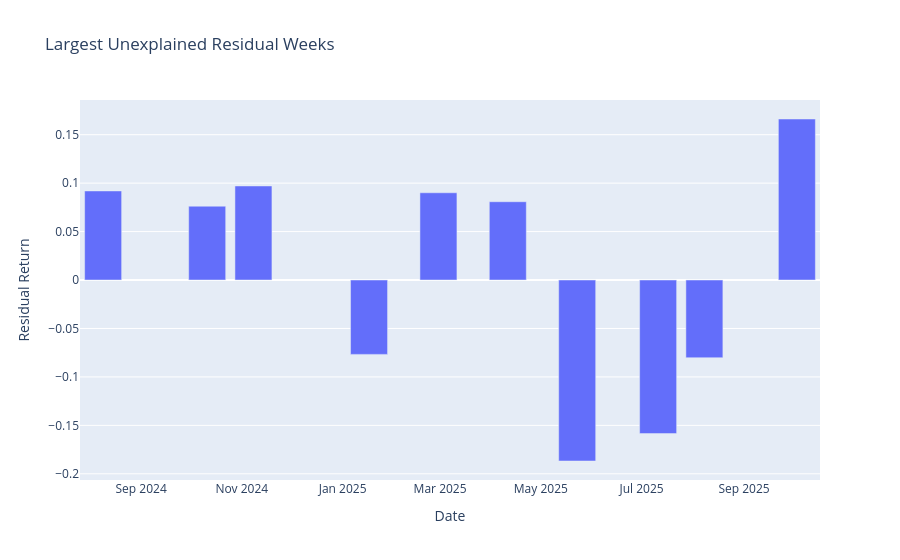

This figure's notebook cell:
### Code cell
plot_largest_residuals(fico_largest_residuals)

### Figure 1 — Plotly figure (JSON) as saved in the notebook; plotly's stock layout.template omitted (floating-point values rounded to 4 significant figures)
{"data": [{"hovertemplate": "Date=%{x}<br>Residual Return=%{y}<extra></extra>", "legendgroup": "", "marker": {"color": "#636efa", "pattern": {"shape": ""}}, "name": "", "orientation": "v", "showlegend": false, "textposition": "auto", "type": "bar", "x": ["2025-05-23T00:00:00", "2025-10-03T00:00:00", "2025-07-11T00:00:00", "2024-11-08T00:00:00", "2024-08-09T00:00:00", "2025-02-28T00:00:00", "2025-04-11T00:00:00", "2025-08-08T00:00:00", "2025-01-17T00:00:00", "2024-10-11T00:00:00"], "xaxis": "x", "y": [-0.1868, 0.1662, -0.1585, 0.09708, 0.09194, 0.09004, 0.08082, -0.0802, -0.07675, 0.0762], "yaxis": "y"}], "layout": {"barmode": "relative", "legend": {"tracegroupgap": 0}, "title": {"text": "Largest Unexplained Residual Weeks"}, "xaxis": {"anchor": "y", "domain": [0, 1], "title": {"text": "Date"}}, "yaxis": {"anchor": "x", "domain": [0, 1], "title": {"text": "Residual Return"}}}}
